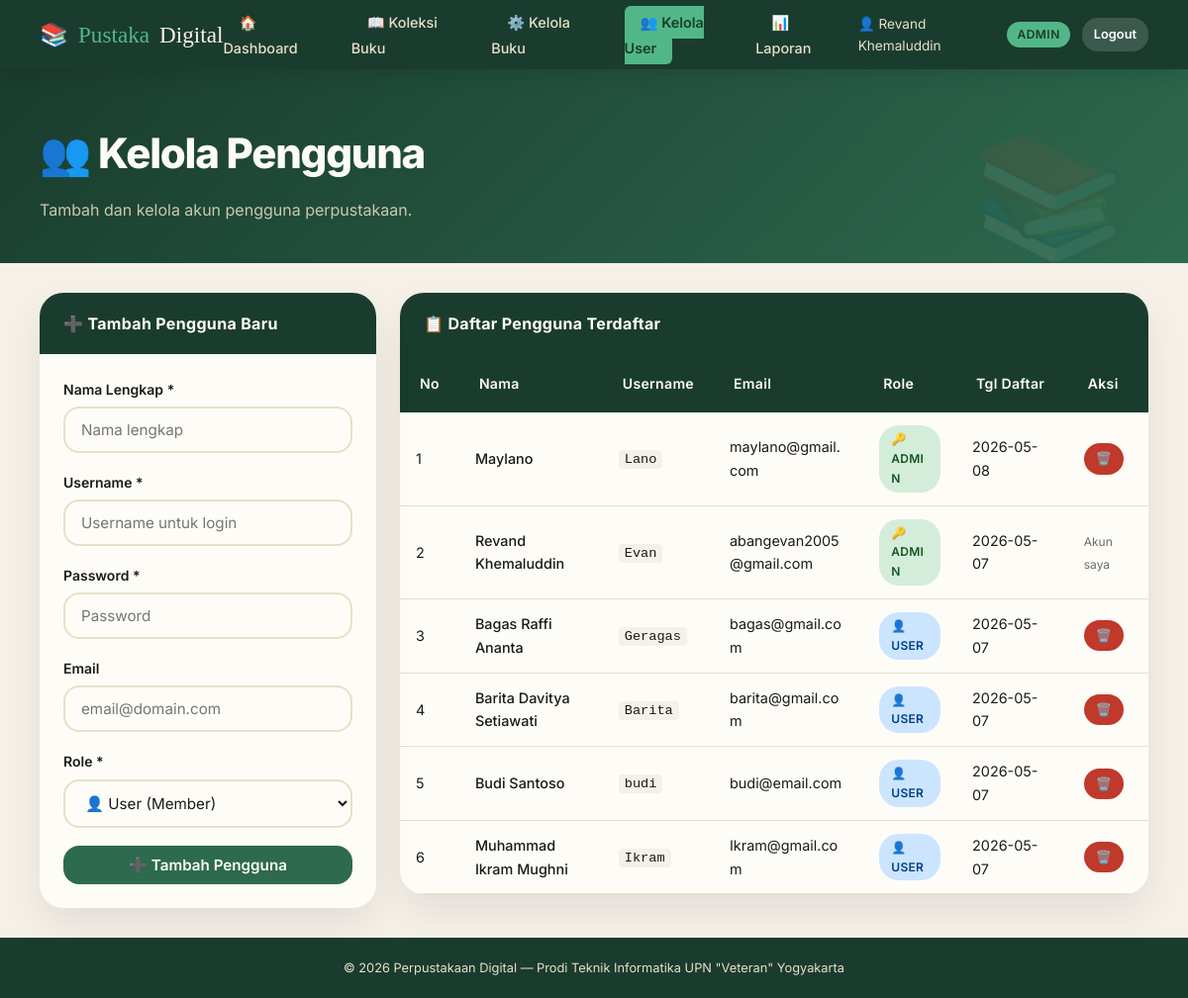
Screenshot of /kelola_user.php (signed in) with the database file from the repository.
### tables this page shows
CREATE TABLE `users` (
  `id` int(5) NOT NULL,
  `username` varchar(50) NOT NULL,
  `password` varchar(100) NOT NULL,
  `nama` varchar(100) NOT NULL,
  `email` varchar(100) NOT NULL,
  `role` enum('admin','user') NOT NULL DEFAULT 'user',
  `tgl_daftar` date NOT NULL
);

### kelola_user.php (the view, shortened to what this page needs)
<?php
include 'koneksi.php';
$query_users = mysqli_query($konek, "SELECT * FROM users ORDER BY role ASC, nama ASC");
include 'header.php';
?>
<div class="page-hero">
    <h1>👥 Kelola Pengguna</h1>
    <p>Tambah dan kelola akun pengguna perpustakaan.</p>
</div>
<div class="container fade-in">
    <div style="display:grid; grid-template-columns: 340px 1fr; gap: 24px; align-items: start;">
        <div class="card" style="position:sticky; top:90px;">
            <div class="card-header">➕ Tambah Pengguna Baru</div>
            <div class="card-body">
                <form method="POST" action="kelola_user.php">
                    <div class="form-group">
                        <label>Nama Lengkap *</label>
                        <input type="text" name="nama" placeholder="Nama lengkap" required>
                    </div>
                    <div class="form-group">
                        <label>Username *</label>
                        <input type="text" name="username" placeholder="Username untuk login" required>
                    </div>
                    <div class="form-group">
                        <label>Password *</label>
                        <input type="password" name="password" placeholder="Password" required>
                    </div>
                    <div class="form-group">
                        <label>Email</label>
                        <input type="email" name="email" placeholder="email@domain.com">
                    </div>
                    <div class="form-group">
                        <label>Role *</label>
                        <select name="role" required>
                            <option value="user">👤 User (Member)</option>
                        </select>
                    </div>
                    <button type="submit" name="submit_tambah" class="btn btn-primary" style="width:100%; justify-content:center;">
                        ➕ Tambah Pengguna
                    </button>
                </form>
            </div>
        </div>
        <div class="card">
            <div class="card-header">📋 Daftar Pengguna Terdaftar</div>
            <div class="card-body" style="padding:0;">
                <div class="table-wrap">
                <table>
                    <thead>
                        <tr>
                            <th>No</th>
                            <th>Nama</th>
                            <th>Username</th>
                            <th>Email</th>
                            <th>Role</th>
                            <th>Tgl Daftar</th>
                            <th>Aksi</th>
                        </tr>
                    </thead>
                    <tbody>
                    <?php
                    $no = 1;
                    while ($user = mysqli_fetch_array($query_users)) {
                        if ($user['role'] == 'admin') {
                            $role_badge = '<span class="badge badge-hijau">🔑 Admin</span>';
                        } else {
                            $role_badge = '<span class="badge badge-biru">👤 User</span>';
                        }
                        if ($user['id'] != $_SESSION['id_user']) {
                            $tombol_hapus = '<a href="kelola_user.php?hapus=' . $user['id'] . '"
                                             onclick="return confirm(\'Hapus user ' . $user['nama'] . '?\')"
                                             class="btn btn-sm btn-danger">🗑️</a>';
                        } else {
                            $tombol_hapus = '<span style="font-size:0.75rem; color:var(--teks-abu);">Akun saya</span>';
                        }
                    ?>
                        <tr>
                            <td><?php echo $no++; ?></td>
                            <td style="font-weight:500;"><?php echo $user['nama']; ?></td>
                            <td><code style="background:var(--krem); padding:2px 6px; border-radius:4px; font-size:0.85rem;"><?php echo $user['username']; ?></code></td>
                            <td><?php echo $user['email']; ?></td>
                            <td><?php echo $role_badge; ?></td>
                            <td><?php echo $user['tgl_daftar']; ?></td>
                            <td><?php echo $tombol_hapus; ?></td>
                        </tr>
                    <?php } ?>
                    </tbody>
                </table>
                </div>
            </div>
        </div>
    </div>
</div>
<?php include 'footer.php'; ?>

### style.css (style rules this page uses)
:root { --hijau-tua: #1a3c2e; --hijau-mid: #2d6a4f; --hijau-muda: #52b788; --krem: #f5f0e8; --krem-gelap: #e8dfc8; --coklat: #8b5e3c; --coklat-muda: #c9956c; --putih: #fefcf7; --teks-gelap: #1a1a1a; --teks-abu: #6b6b6b; --merah: #c0392b; --kuning: #f39c12; --shadow: 0 4px 20px rgba(0,0,0,0.12); --shadow-lg: 0 8px 40px rgba(0,0,0,0.18); --radius: 12px; --radius-sm: 6px; }
* { margin: 0; padding: 0; box-sizing: border-box; }
body { font-family: 'Inter', 'Poppins', sans-serif; background-color: var(--krem); color: var(--teks-gelap); line-height: 1.65; min-height: 100vh; }
.page-hero { background: linear-gradient(135deg, var(--hijau-tua) 0%, var(--hijau-mid) 100%); padding: 50px 40px 40px; color: var(--putih); position: relative; overflow: hidden; }
.page-hero::before { content: '📚'; position: absolute; right: 60px; top: 20px; font-size: 8rem; opacity: 0.08; }
.page-hero h1 { font-family: 'Inter', sans-serif; font-size: clamp(2.2rem, 3.5vw, 3rem); font-weight: 800; margin-bottom: 10px; letter-spacing: -0.03em; }
.card-header { font-family: 'Inter', sans-serif; }
.page-hero p { color: var(--krem-gelap); font-size: 1rem; opacity: 0.85; }
.container { max-width: 1200px; margin: 0 auto; padding: 30px 40px; }
.card { background: var(--putih); border-radius: 24px; box-shadow: 0 18px 40px rgba(0,0,0,0.08); overflow: hidden; transition: transform 0.24s ease, box-shadow 0.24s ease; }
.card-header { background: var(--hijau-tua); color: var(--putih); padding: 18px 24px; font-family: 'Inter', sans-serif; font-size: 1rem; font-weight: 700; letter-spacing: 0.02em; }
.card-body { padding: 24px; }
.table-wrap { overflow-x: auto; }
table { width: 100%; border-collapse: collapse; font-size: 0.9rem; }
table th, table td { white-space: normal; word-break: break-word; }
.card .table-wrap { background: transparent; border-radius: 0; box-shadow: none; margin-top: 0; }
table { width: 100%; border-collapse: collapse; font-size: 0.9rem; min-width: 720px; }
.card .card-header { border-bottom-left-radius: 0; border-bottom-right-radius: 0; }
.card .table-wrap table thead tr { border-top-left-radius: 0; border-top-right-radius: 0; }
thead tr { background: var(--hijau-tua); color: var(--putih); }
thead th { padding: 18px 20px; text-align: left; font-weight: 600; font-size: 0.88rem; letter-spacing: 0.3px; white-space: nowrap; overflow: hidden; text-overflow: ellipsis; }
tbody tr { border-bottom: 1px solid var(--krem-gelap); transition: background 0.15s; }
tbody td { padding: 13px 16px; vertical-align: middle; }
.badge { display: inline-block; padding: 4px 12px; border-radius: 20px; font-size: 0.75rem; font-weight: 600; text-transform: uppercase; letter-spacing: 0.3px; }
.badge-hijau { background: #d4edda; color: #155724; }
.badge-biru { background: #cce5ff; color: #004085; }
.btn { display: inline-flex; align-items: center; gap: 6px; padding: 10px 20px; border: none; border-radius: 16px; font-family: 'Inter', sans-serif; font-size: 0.95rem; font-weight: 600; cursor: pointer; text-decoration: none; transition: all 0.2s ease; white-space: nowrap; }
.btn-primary { background: var(--hijau-mid); color: var(--putih); }
.btn-danger { background: var(--merah); color: var(--putih); }
.btn-sm { padding: 5px 12px; font-size: 0.8rem; }
.form-group { margin-bottom: 18px; }
.form-group label { display: block; font-size: 0.875rem; font-weight: 600; color: var(--teks-gelap); margin-bottom: 6px; }
.form-group input, .form-group select, .form-group textarea { width: 100%; padding: 12px 16px; border: 2px solid var(--krem-gelap); border-radius: 16px; font-family: 'Inter', sans-serif; font-size: 0.95rem; color: var(--teks-gelap); background: var(--putih); transition: border-color 0.2s, box-shadow 0.2s; outline: none; }
.fade-in { animation: fadeIn 0.4s ease forwards; }

### rows the page displays
users: nama "Maylano", username "Lano", email "maylano@gmail.com", role "🔑 ADMIN", tgl_daftar "2026-05-08"
users: nama "Revand Khemaluddin", username "Evan", email "abangevan2005@gmail.com", role "🔑 ADMIN", tgl_daftar "2026-05-07", shows "Akun saya"
users: nama "Bagas Raffi Ananta", username "Geragas", email "bagas@gmail.com", role "👤 USER", tgl_daftar "2026-05-07"
users: nama "Barita Davitya Setiawati", username "Barita", email "barita@gmail.com", role "👤 USER", tgl_daftar "2026-05-07"
users: nama "Budi Santoso", username "budi", email "budi@email.com", role "👤 USER", tgl_daftar "2026-05-07"
users: nama "Muhammad Ikram Mughni", username "Ikram", email "Ikram@gmail.com", role "👤 USER", tgl_daftar "2026-05-07"

### other values shown
$_SESSION['nama'] "Revand Khemaluddin"
$_SESSION['role'] "ADMIN"
